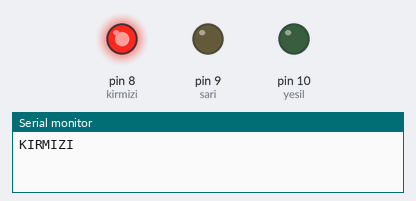
The sketch below on a simulated Arduino Uno, built with avr-gcc and run on an emulated ATmega328P. Shown: output pins drawn as LEDs (lit = HIGH), the last lines printed to the serial monitor.

Above: at 2.0 s.
At 5.5 s:
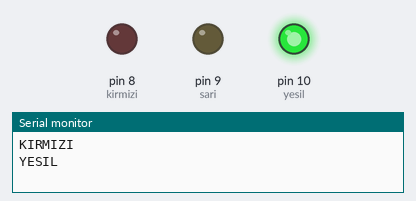
At 8.0 s:
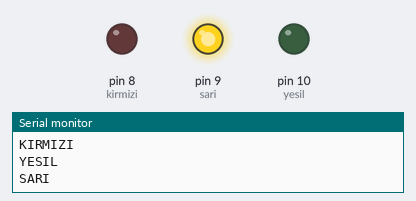
Timing chart, 0 to 11.7 s (numbered marks = the images above):
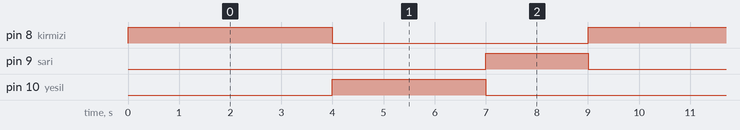

Measured:
- by itself, pin 8 (kirmizi): alternates HIGH for 4.0 s and LOW for 5.0 s
- by itself, pin 9 (sari): alternates HIGH for 2.0 s and LOW for 7.0 s
- by itself, pin 10 (yesil): alternates HIGH for 3.0 s and LOW for 6.0 s

The sketch:

ak0115_trafikLambasiYazsin.ino
```cpp
const int kirmizi = 8;
const int sari = 9;
const int yesil = 10;

void setup() {
  pinMode(kirmizi, OUTPUT);
  pinMode(sari, OUTPUT);
  pinMode(yesil, OUTPUT);
  Serial.begin(9600);
}

void loop() {
  digitalWrite(kirmizi, HIGH);
  digitalWrite(sari, LOW);
  digitalWrite(yesil, LOW);
  Serial.println("KIRMIZI");
  delay(4000);

  digitalWrite(kirmizi, LOW);
  digitalWrite(sari, LOW);
  digitalWrite(yesil, HIGH);
  Serial.println("YESIL");
  delay(3000);

  digitalWrite(kirmizi, LOW);
  digitalWrite(sari, HIGH);
  digitalWrite(yesil, LOW);
  Serial.println("SARI");
  delay(2000);
}
```
